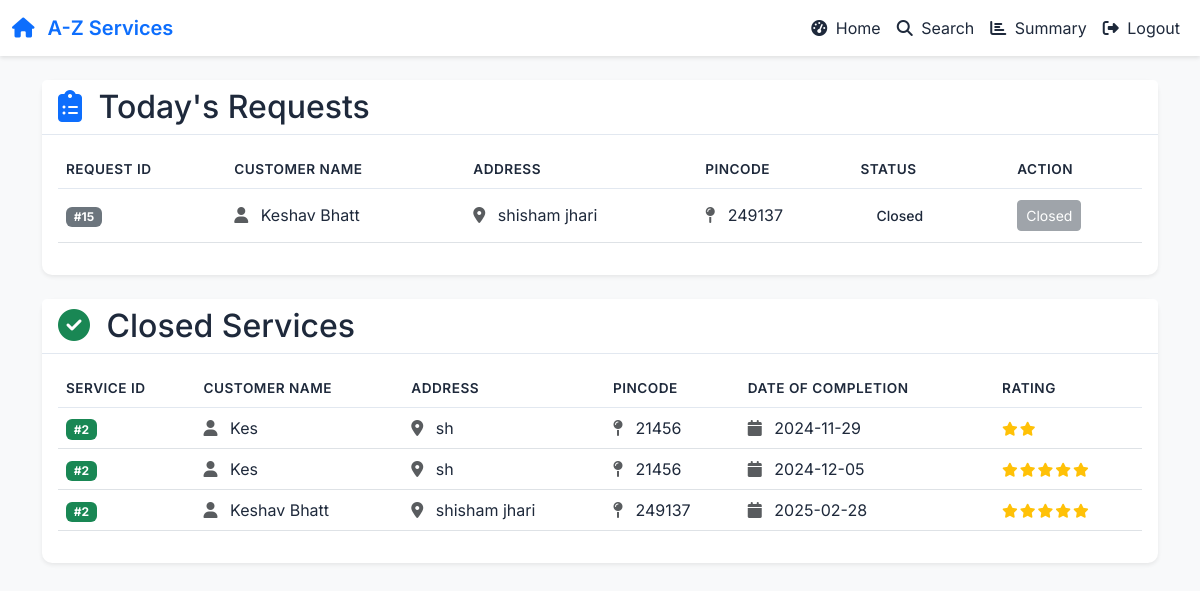
Screenshot of /professional_dashboard (signed in) with the database file from the repository.
### app.py (models this page shows)
class ServiceRequest(db.Model):
    __tablename__ = 'service_requests'
    request_id = db.Column(db.Integer, primary_key=True, autoincrement=True)
    service_id = db.Column(db.Integer, db.ForeignKey('services.service_id'), nullable=False)
    customer_id = db.Column(db.Integer, db.ForeignKey('customer.id'), nullable=False)
    professional_id = db.Column(db.Integer, db.ForeignKey('professional.id'), nullable=False)
    date_of_request = db.Column(db.DateTime, default=datetime.utcnow, nullable=False)
    date_of_completion = db.Column(db.DateTime, nullable=True)  # Set by admin
    service_status = db.Column(
        db.Enum('Requested', 'In Progress', 'Completed', 'Closed', 'Rejected', name='service_status_enum'),
        nullable=False,
        default='Requested'
    )
    remark = db.Column(db.Text, nullable=True)
    service = db.relationship('Service', back_populates='requests')
    feedback = db.relationship('Feedback', back_populates='service_request', uselist=False, cascade="all, delete")
    professional = db.relationship('Professional', back_populates='requests')    # No cascade here

class Customer(db.Model):
    id = db.Column(db.Integer, primary_key=True)
    email = db.Column(db.String(120), unique=True, nullable=False)
    password = db.Column(db.String(80), nullable=False)
    fullname = db.Column(db.String(120), nullable=False)
    address = db.Column(db.String(200), nullable=False)
    pincode = db.Column(db.String(6), nullable=False)

### app.py (the view)
@app.route('/professional_dashboard', methods=['GET'])
def professional_dashboard():
    professional_id = session.get('user_id')  # Assuming the professional's ID is stored in the session
    today = datetime.utcnow().date() # Get current date
    today_requests = (
        db.session.query(ServiceRequest, Customer.fullname, Customer.address, Customer.pincode)
        .join(Customer, ServiceRequest.customer_id == Customer.id)
        .filter(
            ServiceRequest.professional_id == professional_id,
            func.date(ServiceRequest.date_of_request) == today,
        )
        .all()
    )
    closed_services = get_closed_services(professional_id)
    return render_template(
        'professional_dashboard.html',
        today_requests=today_requests,
        closed_services=closed_services
    )

### app.py (called while the page is built, shortened)
@app.before_request
def add_default_admin():
    global default_admin_initialized

def get_closed_services(professional_id):
    closed_services = (
        db.session.query(
            ServiceRequest.service_id,
            Customer.fullname.label("customer_name"),
            Customer.address,
            Customer.pincode,
            ServiceRequest.date_of_completion,
            func.coalesce(Feedback.rating, "Not Rated Yet").label("rating")
        )
        .join(Customer, ServiceRequest.customer_id == Customer.id)
        .outerjoin(Feedback, ServiceRequest.request_id == Feedback.request_id)
        .filter(
            ServiceRequest.professional_id == professional_id,
            ServiceRequest.service_status == "Closed"
        )
        .all()
    )
    return closed_services

### templates/professional_dashboard.html (shortened to what this page needs)
<!DOCTYPE html>
<html lang="en" data-theme="light">
<head>
    <link href="https://cdn.jsdelivr.net/npm/bootstrap@5.3.0-alpha3/dist/css/bootstrap.min.css" rel="stylesheet">
    <link href="https://cdnjs.cloudflare.com/ajax/libs/font-awesome/6.4.0/css/all.min.css" rel="stylesheet">
    <link href="{{ url_for('static', filename='css/professional-dashboard.css') }}" rel="stylesheet">
</head>
<body>
    <div class="toast-container position-fixed top-0 end-0 p-3">
    </div>
    <nav class="navbar navbar-expand-lg">
        <div class="container-fluid">
            <a class="navbar-brand" href="#">
                <i class="fas fa-home me-2"></i>
                A-Z Services
            </a>
            <div class="collapse navbar-collapse" id="navbarNav">
                <ul class="navbar-nav ms-auto align-items-center">
                    <li class="nav-item">
                        <a class="nav-link" href="/professional_dashboard">
                            <i class="fas fa-tachometer-alt me-1"></i> Home
                        </a>
                    </li>
                    <li class="nav-item">
                        <a class="nav-link" href="/professional_search">
                            <i class="fas fa-search me-1"></i> Search
                        </a>
                    </li>
                    <li class="nav-item">
                        <a class="nav-link" href="/professional_summary">
                            <i class="fas fa-chart-bar me-1"></i> Summary
                        </a>
                    </li>
                    <li class="nav-item">
                        <a class="nav-link" href="/logout">
                            <i class="fas fa-sign-out-alt me-1"></i> Logout
                        </a>
                    </li>
                </ul>
            </div>
        </div>
    </nav>
    <div class="container mt-4">
        <div class="card shadow-sm fade-in">
            <div class="card-header bg-white">
                <h2 class="mb-0">
                    <i class="fas fa-clipboard-list me-2 text-primary"></i>
                    Today's Requests
                </h2>
            </div>
            <div class="card-body">
                <div class="table-responsive">
                    <table class="table table-hover">
                        <thead class="table-light">
                            <tr>
                                <th>Request ID</th>
                                <th>Customer Name</th>
                                <th>Address</th>
                                <th>Pincode</th>
                                <th>Status</th>
                                <th>Action</th>
                            </tr>
                        </thead>
                        <tbody>
                            {% if today_requests %}
                                {% for request, customer_name, customer_address, customer_pincode in today_requests %}
                                <tr class="align-middle">
                                    <td><span class="badge bg-secondary">#{{ request.request_id }}</span></td>
                                    <td>
                                        <i class="fas fa-user me-2 text-muted"></i>
                                        {{ customer_name }}
                                    </td>
                                    <td>
                                        <i class="fas fa-location-dot me-2 text-muted"></i>
                                        {{ customer_address }}
                                    </td>
                                    <td>
                                        <i class="fas fa-map-pin me-2 text-muted"></i>
                                        {{ customer_pincode }}
                                    </td>
                                    <td>
                                        <span class="status-badge status-{{ request.service_status.lower() }}">
                                            {{ request.service_status }}
                                        </span>
                                    </td>
                                    <td>
                                        {% if request.service_status == 'Requested' %}
                                            <form action="{{ url_for('accept_request', request_id=request.request_id) }}" method="POST" class="d-inline">
                                                <button type="submit" class="btn btn-success btn-sm action-btn">
                                                    <i class="fas fa-check me-1"></i> Accept
                                                </button>
                                            </form>
                                            <form action="{{ url_for('reject_request', request_id=request.request_id) }}" method="POST" class="d-inline">
                                                <button type="submit" class="btn btn-danger btn-sm action-btn">
                                                    <i class="fas fa-times me-1"></i> Reject
                                                </button>
                                            </form>
                                        {% else %}
                                            <button class="btn btn-secondary btn-sm" disabled>
                                                {{ request.service_status }}
                                            </button>
                                        {% endif %}
                                    </td>
                                </tr>
                                {% endfor %}
                            {% endif %}
                        </tbody>
                    </table>
                </div>
            </div>
        </div>
        <div class="card shadow-sm mt-4 fade-in">
            <div class="card-header bg-white">
                <h2 class="mb-0">
                    <i class="fas fa-check-circle me-2 text-success"></i>
                    Closed Services
                </h2>
            </div>
            <div class="card-body">
                <div class="table-responsive">
                    <table class="table table-hover">
                        <thead class="table-light">
                            <tr>
                                <th>Service ID</th>
                                <th>Customer Name</th>
                                <th>Address</th>
                                <th>Pincode</th>
                                <th>Date of Completion</th>
                                <th>Rating</th>
                            </tr>
                        </thead>
                        <tbody>
                            {% for service in closed_services %}
                            <tr class="align-middle">
                                <td><span class="badge bg-success">#{{ service.service_id }}</span></td>
                                <td>
                                    <i class="fas fa-user me-2 text-muted"></i>
                                    {{ service.customer_name }}
                                </td>
                                <td>
                                    <i class="fas fa-location-dot me-2 text-muted"></i>
                                    {{ service.address }}
                                </td>
                                <td>
                                    <i class="fas fa-map-pin me-2 text-muted"></i>
                                    {{ service.pincode }}
                                </td>
                                <td>
                                    <i class="fas fa-calendar me-2 text-muted"></i>
                                    {{ service.date_of_completion.strftime('%Y-%m-%d') }}
                                </td>
                                <td>
                                    <div class="rating">
                                        {% for i in range(service.rating|int) %}
                                            <i class="fas fa-star"></i>
                                        {% endfor %}
                                    </div>
                                </td>
                            </tr>
                            {% endfor %}
                        </tbody>
                    </table>
                </div>
            </div>
        </div>
    </div>
</body>
</html>

### static/css/professional-dashboard.css (style rules this page uses)
:root { --primary-color: #0d6efd; --success-color: #198754; --danger-color: #dc3545; --warning-color: #ffc107; --background-color: #f8f9fa; --text-color: #1e293b; --border-color: #e2e8f0; --form-bg: white; --shadow-color: rgba(0, 0, 0, 0.1); --transition-speed: 0.3s; }
body { background-color: var(--background-color); color: var(--text-color); font-family: 'Inter', system-ui, -apple-system, sans-serif; transition: background-color var(--transition-speed), color var(--transition-speed); }
.navbar { background-color: var(--form-bg) !important; transition: all var(--transition-speed); box-shadow: 0 2px 4px var(--shadow-color); }
.navbar-brand { font-weight: 600; color: var(--primary-color) !important; }
.nav-link { position: relative; padding: 0.5rem 1rem; transition: color var(--transition-speed); color: var(--text-color) !important; }
.nav-link::after { content: ''; position: absolute; bottom: 0; left: 50%; width: 0; height: 2px; background-color: var(--primary-color); transition: all var(--transition-speed); transform: translateX(-50%); }
.card { background-color: var(--form-bg); border: none; border-radius: 10px; transition: transform var(--transition-speed); box-shadow: 0 4px 6px var(--shadow-color); }
.card-header { background-color: var(--form-bg) !important; border-bottom: 1px solid var(--border-color); color: var(--text-color); }
.table { color: var(--text-color); }
.table th { font-weight: 600; text-transform: uppercase; font-size: 0.85rem; letter-spacing: 0.5px; color: var(--text-color); background-color: var(--form-bg); }
.table td { vertical-align: middle; color: var(--text-color); }
.table-light { background-color: var(--form-bg) !important; }
.table thead.table-light { background-color: var(--form-bg) !important; }
.table thead.table-light th { background-color: var(--form-bg) !important; color: var(--text-color); border-bottom-color: var(--border-color); }
.status-badge { padding: 0.5rem 1rem; border-radius: 20px; font-size: 0.875rem; font-weight: 500; display: inline-flex; align-items: center; gap: 0.5rem; }
.rating { display: inline-flex; gap: 2px; }
.fa-star { font-size: 0.875rem; color: var(--warning-color); }
.fade-in { animation: fadeIn 0.5s ease-in; }

### rows the page displays
ServiceRequest: request_id "15", fullname "Keshav Bhatt", address "shisham jhari", pincode "249137", service_status "Closed", service_id "2", customer_name "Keshav Bhatt", date_of_completion "2025-02-28"
ServiceRequest: service_id "2", customer_name "Kes", address "sh", pincode "21456", date_of_completion "2024-11-29"
ServiceRequest: service_id "2", customer_name "Kes", address "sh", pincode "21456", date_of_completion "2024-12-05"
